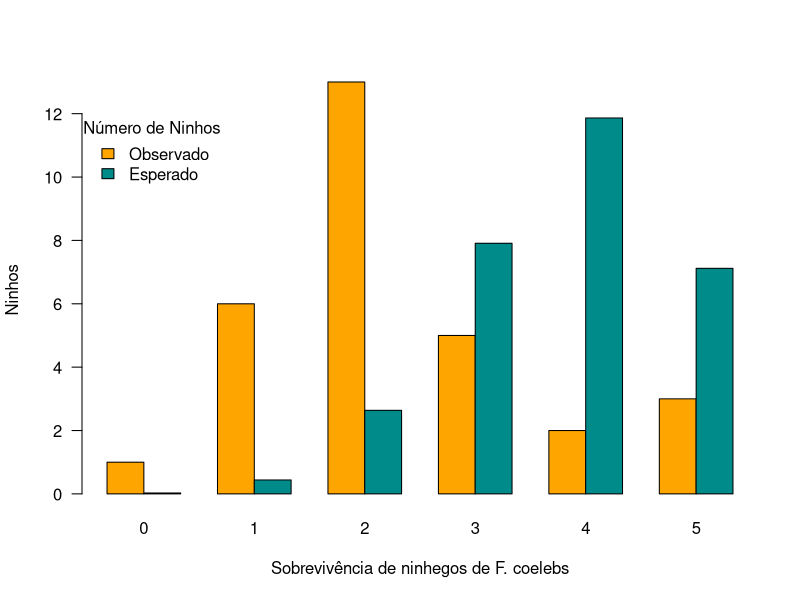
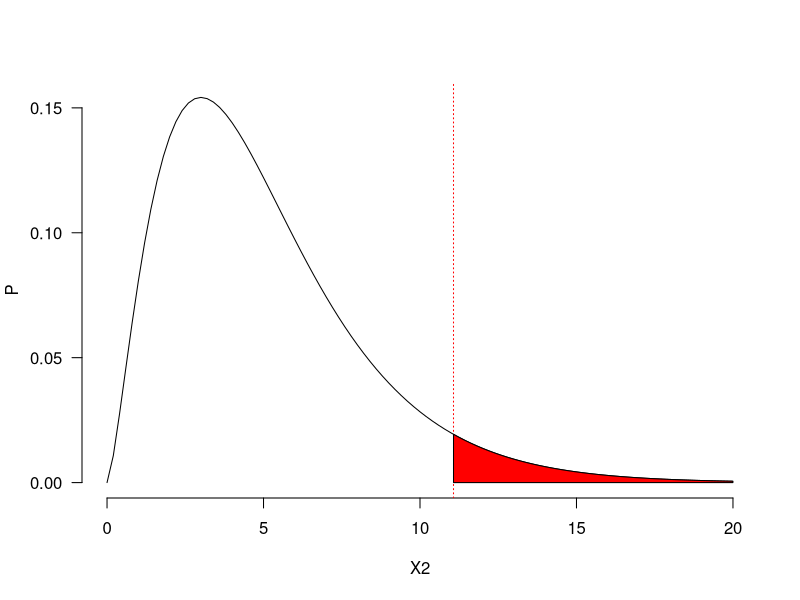

Write the R code that produced these figures, in order. (Note: this script raises an error after producing the figures.)
#1.1

#hipotese
(obs <- c(1, 6, 13, 5, 2, 3)) 
(spp.repr <- 0:5) 
(prob <- dbinom(spp.repr, 5, 0.75))
(esp <- 30 * prob)

(data <- matrix(c(obs, esp),
                ncol = 6,
                byrow = T))

colnames(data) <- 0:5
rownames(data) <- c("obs", "esp")
data

#grafico obsXesp
barplot(data,
        col = c("orange", "darkcyan"),
        beside = T,
        width = 2,
        xlab = "Sobrevivência de ninhegos de F. coelebs",
        ylab = "Ninhos",
        las = 1)
legend(0.5, 12,
       legend = c("Observado", "Esperado"), 
       fill = c("orange", "darkcyan"), 
       bty = "n",
       title = "Número de Ninhos", 
       title.adj = 0.5)

#quiqua

(residuos <- obs - esp)
(residuos2 <- residuos ^ 2)
(residuos.padrao <- residuos2 / esp)
(qui.quadrado <- sum(residuos.padrao))
1 - pchisq(qui.quadrado, 5)


chisq.test(obs,
           p = prob,
           simulate.p.value = T,
           B = 1000)

#curva quiqua
curve(dchisq(x, 5),
      xlim = c(0, 20),
      bty = "n",
      las = 1,
      xlab = "X2",
      ylab = "P")
crit <- qchisq(0.95, 5)
abline(v = crit,
       lty = 3,
       col = "red")
coord.x <- c(crit,
             seq(crit, 20, 0.01), 20)
coord.y <- c(0,
             dchisq(seq(crit, 20, 0.01), 5), 0)
polygon(coord.x,
        coord.y,
        col = "red")

#graf res

library(ggplot2)
data2 <- data.frame(0:5, teste$residuals)
names(data2) <- c("spp", "resid")
data2

  graf.final <- 
    ggplot(data2, aes(x = spp, y = resid)) +
    geom_bar(stat = "identity", position = "identity",
             fill = ifelse(data2$resid > 0, "blue", "red")) +
    geom_text(aes(x = spp,
                  y = resid + 0.3 * sign(resid),
                  label = format(resid, digits = 2),
                  hjust = ifelse(resid > 0, 0, 1)), 
              size = 3,
              color = rgb(100,100,100, maxColorValue = 255))  +
    scale_x_continuous(breaks = 0:5,
                       limits = c(-0.5, 5.5)) +
    scale_y_continuous(breaks = seq(-4,12,2),
                       limits = c(-5, 15)) +
    labs(x = "Sobrevivência de ninhegos de F. coelebs",
         y = "Resíduos de X2",
         title = "Diferença dos indivíduos estudados nas Ilhas Canárias") +
    theme(axis.text.x =
            element_text(size  = 10,
                         angle = 0,
                         hjust = 1,
                         vjust = 1),
          axis.text.y = element_text(hjust = 0.5),
          panel.background = element_blank(),
          panel.grid.minor = element_blank(),
          axis.ticks  = element_blank(),
          axis.line   = element_line(colour=NA),
          axis.line.x = element_line(colour="grey80")) +
    coord_flip()
  graf.final

#2.4

  # Função de densidade de probabilidade
  curve(dt(x, 4),
        xlim = c(-4, 4),
        bty = "n",
        las = 1,
        ylab = "P")
  
 